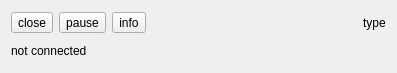
<?xml version="1.0" encoding="UTF-8"?>
<ui version="4.0">
 <class>NDLCom::Interface</class>
 <widget class="QWidget" name="NDLCom::Interface">
  <property name="geometry">
   <rect>
    <x>0</x>
    <y>0</y>
    <width>397</width>
    <height>73</height>
   </rect>
  </property>
  <property name="windowTitle">
   <string>Form</string>
  </property>
  <layout class="QVBoxLayout" name="verticalLayout">
   <item>
    <layout class="QHBoxLayout" name="horizontalLayout">
     <item>
      <widget class="QToolButton" name="close">
       <property name="text">
        <string>close</string>
       </property>
      </widget>
     </item>
     <item>
      <widget class="QToolButton" name="pause">
       <property name="text">
        <string>pause</string>
       </property>
      </widget>
     </item>
     <item>
      <widget class="QToolButton" name="info">
       <property name="text">
        <string>info</string>
       </property>
      </widget>
     </item>
     <item>
      <spacer name="horizontalSpacer">
       <property name="orientation">
        <enum>Qt::Horizontal</enum>
       </property>
       <property name="sizeHint" stdset="0">
        <size>
         <width>40</width>
         <height>20</height>
        </size>
       </property>
      </spacer>
     </item>
     <item>
      <widget class="QLabel" name="type">
       <property name="text">
        <string>type</string>
       </property>
      </widget>
     </item>
    </layout>
   </item>
   <item>
    <layout class="QHBoxLayout" name="horizontalLayout_2">
     <item>
      <widget class="QLabel" name="status">
       <property name="minimumSize">
        <size>
         <width>300</width>
         <height>0</height>
        </size>
       </property>
       <property name="text">
        <string>not connected</string>
       </property>
       <property name="alignment">
        <set>Qt::AlignLeading|Qt::AlignLeft|Qt::AlignVCenter</set>
       </property>
      </widget>
     </item>
     <item>
      <spacer name="horizontalSpacer_2">
       <property name="orientation">
        <enum>Qt::Horizontal</enum>
       </property>
       <property name="sizeHint" stdset="0">
        <size>
         <width>40</width>
         <height>20</height>
        </size>
       </property>
      </spacer>
     </item>
    </layout>
   </item>
  </layout>
 </widget>
 <resources/>
 <connections/>
</ui>
